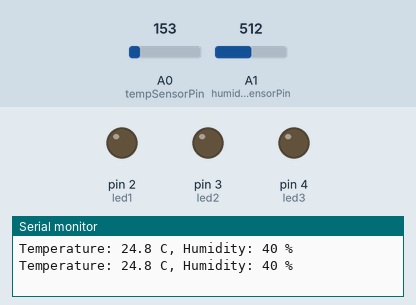
Simulated run of this sketch. Board: Arduino Uno, built with avr-gcc and run on an emulated ATmega328P. Shown: output pins drawn as LEDs (lit = HIGH), the last lines printed to the serial monitor. Inputs (shaded band) come from the test bench; at power-on: A0 (tempSensorPin) = 153, A1 (humiditySensorPin) = 512.

Above: at 2.8 s.
2.9 s: A0 (tempSensorPin) set to 203
At 4.4 s:
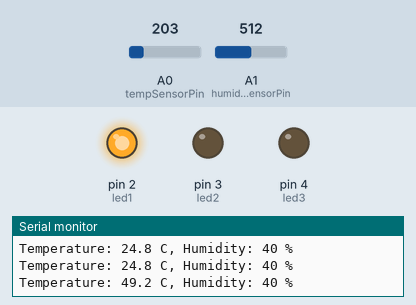
5.6 s: A0 (tempSensorPin) set to 175
At 7.1 s:
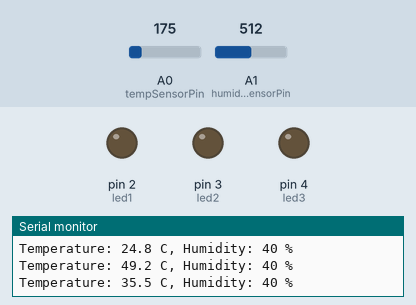
8.3 s: A0 (tempSensorPin) set to 191
At 11.4 s:
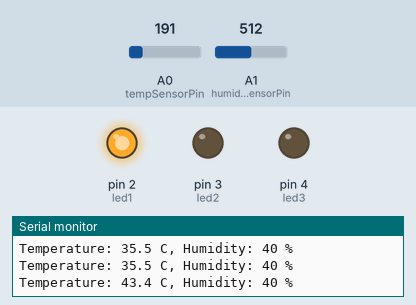
Timing chart, 0 to 12.9 s (numbered marks = the images above; inputs shaded):
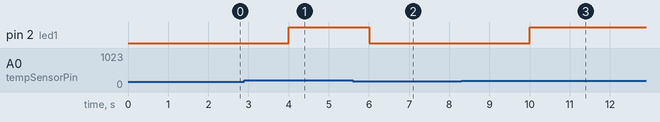

The sketch:

task4.ino
```cpp
int tempSensorPin = A0;
int humiditySensorPin = A1;
int led1 = 2, led2 = 3, led3 = 4;

void setup() {
  Serial.begin(9600);
  pinMode(led1, OUTPUT);
  pinMode(led2, OUTPUT);
  pinMode(led3, OUTPUT);
}

void loop() {
  int tempRaw = analogRead(tempSensorPin);
  double voltage = (tempRaw / 1023.0) * 5000;
  double tempC = (voltage - 500) * 0.1;

  int humidityRaw = analogRead(humiditySensorPin);
  int humidity = map(humidityRaw, 0, 1023, 10, 70);

  Serial.print("Temperature: ");
  Serial.print(tempC, 1);
  Serial.print(" C, Humidity: ");
  Serial.print(humidity);
  Serial.println(" %");

  // LED
  if (tempC > 80) {
    digitalWrite(led1, HIGH);
    digitalWrite(led2, HIGH);
    digitalWrite(led3, HIGH);
  } else if (humidity > 60 && tempC < 80) {
    digitalWrite(led1, LOW);
    digitalWrite(led2, LOW);
    digitalWrite(led3, LOW);
  } else if (tempC > 60) {
    digitalWrite(led1, HIGH);
    digitalWrite(led2, HIGH);
    digitalWrite(led3, LOW);
  } else if (tempC > 40) {
    digitalWrite(led1, HIGH);
    digitalWrite(led2, LOW);
    digitalWrite(led3, LOW);
  } else {
    digitalWrite(led1, LOW);
    digitalWrite(led2, LOW);
    digitalWrite(led3, LOW);
  }

  delay(2000);
}
```

Measured:
- the behaviour switches between 184 and 185 on A0 (tempSensorPin) (found by bisection; images 0 and 1)
- after the input at 2.9 s, pin 2 (led1): LOW → HIGH after 1.1 s
- after the input at 5.6 s, pin 2 (led1): HIGH → LOW after 0.40 s
- after the input at 8.3 s, pin 2 (led1): LOW → HIGH after 1.7 s
